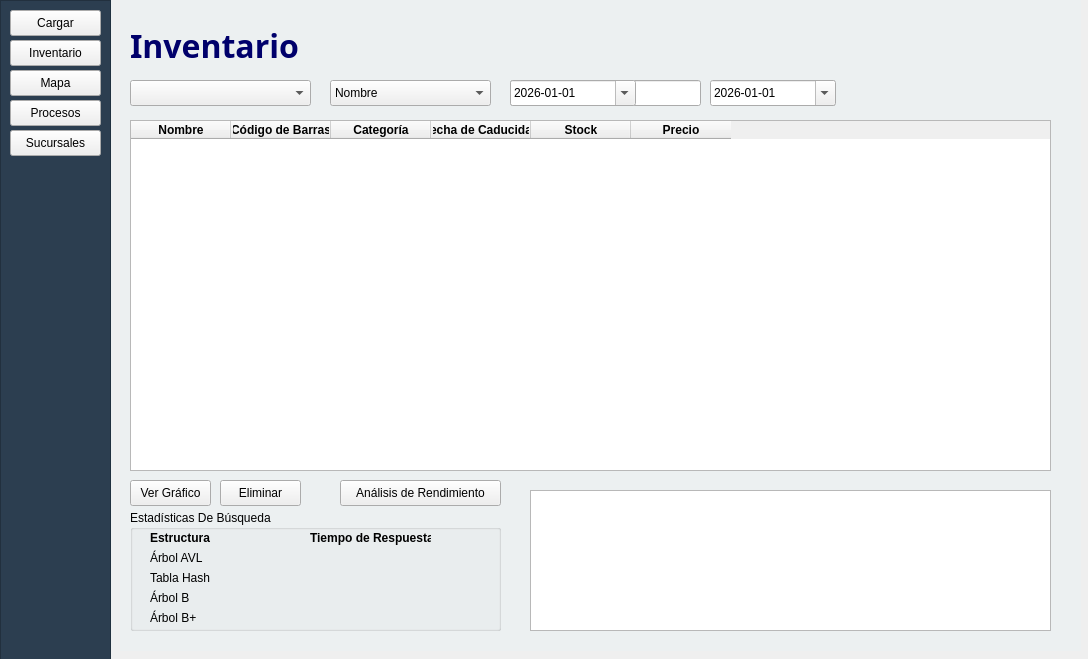
<?xml version="1.0" encoding="UTF-8"?>
<ui version="4.0">
 <class>MainWindow</class>
 <widget class="QMainWindow" name="MainWindow">
  <property name="geometry">
   <rect>
    <x>0</x>
    <y>0</y>
    <width>1088</width>
    <height>659</height>
   </rect>
  </property>
  <property name="windowTitle">
   <string>MainWindow</string>
  </property>
  <property name="styleSheet">
   <string notr="true">/* Panel lateral oscuro */
QFrame#frame {
    background-color: #2c3e50;
    border-right: 1px solid #1a252f;
}

QPushButton:hover {
    background-color: #34495e;
}

/* El área principal */
QStackedWidget {
    background-color: #ecf0f1;
}</string>
  </property>
  <widget class="QWidget" name="centralwidget">
   <widget class="QFrame" name="frame">
    <property name="geometry">
     <rect>
      <x>0</x>
      <y>0</y>
      <width>111</width>
      <height>661</height>
     </rect>
    </property>
    <property name="frameShape">
     <enum>QFrame::Shape::StyledPanel</enum>
    </property>
    <property name="frameShadow">
     <enum>QFrame::Shadow::Raised</enum>
    </property>
    <widget class="QPushButton" name="btnCarga">
     <property name="geometry">
      <rect>
       <x>10</x>
       <y>10</y>
       <width>91</width>
       <height>26</height>
      </rect>
     </property>
     <property name="text">
      <string>Cargar</string>
     </property>
    </widget>
    <widget class="QPushButton" name="btnInventario">
     <property name="geometry">
      <rect>
       <x>10</x>
       <y>40</y>
       <width>91</width>
       <height>26</height>
      </rect>
     </property>
     <property name="text">
      <string>Inventario</string>
     </property>
    </widget>
    <widget class="QPushButton" name="btnMapa">
     <property name="geometry">
      <rect>
       <x>10</x>
       <y>70</y>
       <width>91</width>
       <height>26</height>
      </rect>
     </property>
     <property name="text">
      <string>Mapa</string>
     </property>
    </widget>
    <widget class="QPushButton" name="btnSimulacion">
     <property name="geometry">
      <rect>
       <x>10</x>
       <y>100</y>
       <width>91</width>
       <height>26</height>
      </rect>
     </property>
     <property name="text">
      <string>Procesos</string>
     </property>
    </widget>
    <widget class="QPushButton" name="btnSucursales">
     <property name="geometry">
      <rect>
       <x>10</x>
       <y>130</y>
       <width>91</width>
       <height>26</height>
      </rect>
     </property>
     <property name="text">
      <string>Sucursales</string>
     </property>
    </widget>
   </widget>
   <widget class="QStackedWidget" name="stackedWidget">
    <property name="geometry">
     <rect>
      <x>120</x>
      <y>0</y>
      <width>961</width>
      <height>651</height>
     </rect>
    </property>
    <property name="font">
     <font>
      <strikeout>false</strikeout>
      <kerning>true</kerning>
     </font>
    </property>
    <property name="currentIndex">
     <number>2</number>
    </property>
    <widget class="QWidget" name="Simulacion">
     <widget class="QListWidget" name="listWidget_colaIngreso">
      <property name="geometry">
       <rect>
        <x>20</x>
        <y>490</y>
        <width>851</width>
        <height>121</height>
       </rect>
      </property>
     </widget>
     <widget class="QLabel" name="label_21">
      <property name="enabled">
       <bool>false</bool>
      </property>
      <property name="geometry">
       <rect>
        <x>20</x>
        <y>20</y>
        <width>261</width>
        <height>51</height>
       </rect>
      </property>
      <property name="font">
       <font>
        <family>Sitka Banner Semibold</family>
        <pointsize>24</pointsize>
        <italic>false</italic>
        <bold>true</bold>
       </font>
      </property>
      <property name="styleSheet">
       <string notr="true">color : rgb(0, 0, 107)</string>
      </property>
      <property name="text">
       <string>Procesos</string>
      </property>
     </widget>
     <widget class="QListWidget" name="listWidget_colaDespacho">
      <property name="geometry">
       <rect>
        <x>20</x>
        <y>320</y>
        <width>851</width>
        <height>121</height>
       </rect>
      </property>
     </widget>
     <widget class="QListWidget" name="listWidget_colaTraspaso">
      <property name="geometry">
       <rect>
        <x>20</x>
        <y>150</y>
        <width>851</width>
        <height>121</height>
       </rect>
      </property>
     </widget>
     <widget class="QLabel" name="label_22">
      <property name="geometry">
       <rect>
        <x>30</x>
        <y>130</y>
        <width>81</width>
        <height>21</height>
       </rect>
      </property>
      <property name="font">
       <font>
        <pointsize>11</pointsize>
        <italic>true</italic>
        <bold>true</bold>
       </font>
      </property>
      <property name="styleSheet">
       <string notr="true">color: rgb(85, 85, 255);</string>
      </property>
      <property name="text">
       <string>Traspaso:</string>
      </property>
     </widget>
     <widget class="QLabel" name="label_23">
      <property name="geometry">
       <rect>
        <x>30</x>
        <y>300</y>
        <width>81</width>
        <height>21</height>
       </rect>
      </property>
      <property name="font">
       <font>
        <pointsize>11</pointsize>
        <italic>true</italic>
        <bold>true</bold>
       </font>
      </property>
      <property name="styleSheet">
       <string notr="true">color: rgb(9, 12, 208)</string>
      </property>
      <property name="text">
       <string>Despacho:</string>
      </property>
     </widget>
     <widget class="QLabel" name="label_24">
      <property name="geometry">
       <rect>
        <x>30</x>
        <y>470</y>
        <width>81</width>
        <height>21</height>
       </rect>
      </property>
      <property name="font">
       <font>
        <pointsize>11</pointsize>
        <italic>true</italic>
        <bold>true</bold>
       </font>
      </property>
      <property name="styleSheet">
       <string notr="true">color: rgb(0, 0, 182);</string>
      </property>
      <property name="text">
       <string>Ingreso:</string>
      </property>
     </widget>
     <widget class="QComboBox" name="comboSucursalesProcesos">
      <property name="geometry">
       <rect>
        <x>330</x>
        <y>80</y>
        <width>151</width>
        <height>26</height>
       </rect>
      </property>
      <item>
       <property name="text">
        <string>Ver Todo</string>
       </property>
      </item>
     </widget>
     <widget class="QLabel" name="label_25">
      <property name="geometry">
       <rect>
        <x>260</x>
        <y>80</y>
        <width>81</width>
        <height>21</height>
       </rect>
      </property>
      <property name="font">
       <font>
        <pointsize>11</pointsize>
        <italic>false</italic>
        <bold>true</bold>
       </font>
      </property>
      <property name="styleSheet">
       <string notr="true"/>
      </property>
      <property name="text">
       <string>Sucursal:</string>
      </property>
     </widget>
    </widget>
    <widget class="QWidget" name="Sucursales">
     <widget class="QTableWidget" name="tableSucursales">
      <property name="geometry">
       <rect>
        <x>10</x>
        <y>90</y>
        <width>921</width>
        <height>381</height>
       </rect>
      </property>
      <column>
       <property name="text">
        <string>ID</string>
       </property>
      </column>
      <column>
       <property name="text">
        <string>Nombre</string>
       </property>
      </column>
      <column>
       <property name="text">
        <string>Ubicacion</string>
       </property>
      </column>
      <column>
       <property name="text">
        <string>Tiempo de Ingreso</string>
       </property>
      </column>
      <column>
       <property name="text">
        <string>Tiempo de Despacho</string>
       </property>
      </column>
      <column>
       <property name="text">
        <string>Tiempo de Traspaso</string>
       </property>
      </column>
     </widget>
     <widget class="QLabel" name="label_14">
      <property name="enabled">
       <bool>false</bool>
      </property>
      <property name="geometry">
       <rect>
        <x>10</x>
        <y>10</y>
        <width>261</width>
        <height>51</height>
       </rect>
      </property>
      <property name="font">
       <font>
        <family>Sitka Banner Semibold</family>
        <pointsize>24</pointsize>
        <italic>false</italic>
        <bold>true</bold>
       </font>
      </property>
      <property name="styleSheet">
       <string notr="true">color : rgb(0, 0, 107)</string>
      </property>
      <property name="text">
       <string>Sucursales</string>
      </property>
     </widget>
     <widget class="QPushButton" name="btnCrearSucursal">
      <property name="geometry">
       <rect>
        <x>570</x>
        <y>480</y>
        <width>111</width>
        <height>31</height>
       </rect>
      </property>
      <property name="text">
       <string>Crear Sucursal</string>
      </property>
     </widget>
     <widget class="QPushButton" name="btnEliminarSucursal">
      <property name="geometry">
       <rect>
        <x>810</x>
        <y>480</y>
        <width>111</width>
        <height>31</height>
       </rect>
      </property>
      <property name="text">
       <string>Eliminar Sucursal</string>
      </property>
     </widget>
     <widget class="QPushButton" name="btnActualizarSucursal">
      <property name="geometry">
       <rect>
        <x>690</x>
        <y>480</y>
        <width>111</width>
        <height>31</height>
       </rect>
      </property>
      <property name="text">
       <string>Editar Sucursal</string>
      </property>
     </widget>
     <widget class="QLineEdit" name="txtNombreSucursal">
      <property name="geometry">
       <rect>
        <x>160</x>
        <y>550</y>
        <width>191</width>
        <height>31</height>
       </rect>
      </property>
     </widget>
     <widget class="QLineEdit" name="txtIdSucursal">
      <property name="geometry">
       <rect>
        <x>160</x>
        <y>510</y>
        <width>191</width>
        <height>31</height>
       </rect>
      </property>
      <property name="placeholderText">
       <string>Numerico Ej. (45 , 4954 , 888)</string>
      </property>
     </widget>
     <widget class="QLabel" name="label_15">
      <property name="geometry">
       <rect>
        <x>20</x>
        <y>520</y>
        <width>151</width>
        <height>16</height>
       </rect>
      </property>
      <property name="text">
       <string>ID Sucursal:</string>
      </property>
     </widget>
     <widget class="QLabel" name="label_16">
      <property name="geometry">
       <rect>
        <x>20</x>
        <y>560</y>
        <width>151</width>
        <height>16</height>
       </rect>
      </property>
      <property name="text">
       <string>Nombre de la Sucursal:</string>
      </property>
     </widget>
     <widget class="QSpinBox" name="spinIngreso">
      <property name="geometry">
       <rect>
        <x>480</x>
        <y>510</y>
        <width>78</width>
        <height>26</height>
       </rect>
      </property>
     </widget>
     <widget class="QSpinBox" name="spinDespacho">
      <property name="geometry">
       <rect>
        <x>480</x>
        <y>540</y>
        <width>78</width>
        <height>26</height>
       </rect>
      </property>
     </widget>
     <widget class="QSpinBox" name="spinTraspaso">
      <property name="geometry">
       <rect>
        <x>480</x>
        <y>570</y>
        <width>78</width>
        <height>26</height>
       </rect>
      </property>
     </widget>
     <widget class="QLabel" name="label_17">
      <property name="geometry">
       <rect>
        <x>360</x>
        <y>520</y>
        <width>121</width>
        <height>16</height>
       </rect>
      </property>
      <property name="text">
       <string>Tiempo de Ingreso:</string>
      </property>
     </widget>
     <widget class="QLabel" name="label_18">
      <property name="geometry">
       <rect>
        <x>360</x>
        <y>550</y>
        <width>121</width>
        <height>16</height>
       </rect>
      </property>
      <property name="text">
       <string>Tiempo de Despacho:</string>
      </property>
     </widget>
     <widget class="QLabel" name="label_19">
      <property name="geometry">
       <rect>
        <x>360</x>
        <y>580</y>
        <width>121</width>
        <height>16</height>
       </rect>
      </property>
      <property name="text">
       <string>Tiempo de Traspaso:</string>
      </property>
     </widget>
     <widget class="QPushButton" name="btnConfirmarSucursal">
      <property name="geometry">
       <rect>
        <x>390</x>
        <y>610</y>
        <width>171</width>
        <height>31</height>
       </rect>
      </property>
      <property name="text">
       <string>Confirmar Nueva Sucursal</string>
      </property>
     </widget>
     <widget class="QLabel" name="label_20">
      <property name="geometry">
       <rect>
        <x>20</x>
        <y>600</y>
        <width>151</width>
        <height>16</height>
       </rect>
      </property>
      <property name="text">
       <string>Ubicación de la Sucursal:</string>
      </property>
     </widget>
     <widget class="QLineEdit" name="txtUbicacionSucursal">
      <property name="geometry">
       <rect>
        <x>160</x>
        <y>590</y>
        <width>191</width>
        <height>31</height>
       </rect>
      </property>
     </widget>
     <widget class="QPushButton" name="btnGestionarRutas">
      <property name="geometry">
       <rect>
        <x>680</x>
        <y>520</y>
        <width>131</width>
        <height>31</height>
       </rect>
      </property>
      <property name="text">
       <string>Gestionar Conexiones</string>
      </property>
     </widget>
    </widget>
    <widget class="QWidget" name="Inventario">
     <widget class="QLineEdit" name="txtBuscador">
      <property name="enabled">
       <bool>true</bool>
      </property>
      <property name="geometry">
       <rect>
        <x>390</x>
        <y>80</y>
        <width>191</width>
        <height>26</height>
       </rect>
      </property>
     </widget>
     <widget class="QTableWidget" name="tableProductos">
      <property name="geometry">
       <rect>
        <x>10</x>
        <y>120</y>
        <width>921</width>
        <height>351</height>
       </rect>
      </property>
      <property name="autoFillBackground">
       <bool>true</bool>
      </property>
      <attribute name="verticalHeaderDefaultSectionSize">
       <number>50</number>
      </attribute>
      <column>
       <property name="text">
        <string>Nombre</string>
       </property>
       <property name="font">
        <font>
         <bold>true</bold>
         <stylestrategy>PreferDefault</stylestrategy>
         <hintingpreference>PreferDefaultHinting</hintingpreference>
        </font>
       </property>
      </column>
      <column>
       <property name="text">
        <string>Código de Barras</string>
       </property>
       <property name="font">
        <font>
         <bold>true</bold>
         <hintingpreference>PreferDefaultHinting</hintingpreference>
        </font>
       </property>
      </column>
      <column>
       <property name="text">
        <string>Categoría</string>
       </property>
       <property name="font">
        <font>
         <bold>true</bold>
        </font>
       </property>
      </column>
      <column>
       <property name="text">
        <string>Fecha de Caducidad</string>
       </property>
       <property name="font">
        <font>
         <bold>true</bold>
        </font>
       </property>
      </column>
      <column>
       <property name="text">
        <string>Stock</string>
       </property>
       <property name="font">
        <font>
         <bold>true</bold>
        </font>
       </property>
      </column>
      <column>
       <property name="text">
        <string>Precio</string>
       </property>
       <property name="font">
        <font>
         <bold>true</bold>
        </font>
       </property>
      </column>
     </widget>
     <widget class="QComboBox" name="comboBuscarPor">
      <property name="geometry">
       <rect>
        <x>210</x>
        <y>80</y>
        <width>161</width>
        <height>26</height>
       </rect>
      </property>
      <item>
       <property name="text">
        <string>Nombre</string>
       </property>
      </item>
      <item>
       <property name="text">
        <string>Código de Barras</string>
       </property>
      </item>
      <item>
       <property name="text">
        <string>Categoría</string>
       </property>
      </item>
      <item>
       <property name="text">
        <string>Fecha de Caducidad</string>
       </property>
      </item>
     </widget>
     <widget class="QPushButton" name="btnVerGrafico">
      <property name="geometry">
       <rect>
        <x>10</x>
        <y>480</y>
        <width>81</width>
        <height>26</height>
       </rect>
      </property>
      <property name="text">
       <string>Ver Gráfico</string>
      </property>
     </widget>
     <widget class="QPushButton" name="btnEliminar">
      <property name="geometry">
       <rect>
        <x>100</x>
        <y>480</y>
        <width>81</width>
        <height>26</height>
       </rect>
      </property>
      <property name="text">
       <string>Eliminar</string>
      </property>
     </widget>
     <widget class="QGroupBox" name="estadisticasBusqueda">
      <property name="geometry">
       <rect>
        <x>10</x>
        <y>510</y>
        <width>371</width>
        <height>121</height>
       </rect>
      </property>
      <property name="title">
       <string>Estadísticas De Búsqueda</string>
      </property>
      <widget class="QLabel" name="label">
       <property name="geometry">
        <rect>
         <x>20</x>
         <y>20</y>
         <width>121</width>
         <height>16</height>
        </rect>
       </property>
       <property name="font">
        <font>
         <bold>true</bold>
        </font>
       </property>
       <property name="text">
        <string>Estructura</string>
       </property>
      </widget>
      <widget class="QLabel" name="label_4">
       <property name="geometry">
        <rect>
         <x>20</x>
         <y>40</y>
         <width>121</width>
         <height>16</height>
        </rect>
       </property>
       <property name="text">
        <string>Árbol AVL</string>
       </property>
      </widget>
      <widget class="QLabel" name="label_5">
       <property name="geometry">
        <rect>
         <x>180</x>
         <y>20</y>
         <width>121</width>
         <height>16</height>
        </rect>
       </property>
       <property name="font">
        <font>
         <bold>true</bold>
        </font>
       </property>
       <property name="text">
        <string>Tiempo de Respuesta</string>
       </property>
      </widget>
      <widget class="QLabel" name="label_6">
       <property name="geometry">
        <rect>
         <x>20</x>
         <y>80</y>
         <width>121</width>
         <height>16</height>
        </rect>
       </property>
       <property name="text">
        <string>Árbol B</string>
       </property>
      </widget>
      <widget class="QLabel" name="label_7">
       <property name="geometry">
        <rect>
         <x>20</x>
         <y>60</y>
         <width>121</width>
         <height>16</height>
        </rect>
       </property>
       <property name="text">
        <string>Tabla Hash</string>
       </property>
      </widget>
      <widget class="QLabel" name="label_8">
       <property name="geometry">
        <rect>
         <x>20</x>
         <y>100</y>
         <width>121</width>
         <height>16</height>
        </rect>
       </property>
       <property name="text">
        <string>Árbol B+</string>
       </property>
      </widget>
      <widget class="QLabel" name="lblTiempoAVL">
       <property name="geometry">
        <rect>
         <x>180</x>
         <y>40</y>
         <width>121</width>
         <height>16</height>
        </rect>
       </property>
       <property name="text">
        <string/>
       </property>
      </widget>
      <widget class="QLabel" name="lblTiempoHash">
       <property name="geometry">
        <rect>
         <x>180</x>
         <y>60</y>
         <width>121</width>
         <height>16</height>
        </rect>
       </property>
       <property name="text">
        <string/>
       </property>
      </widget>
      <widget class="QLabel" name="lblTiempoB">
       <property name="geometry">
        <rect>
         <x>180</x>
         <y>70</y>
         <width>121</width>
         <height>16</height>
        </rect>
       </property>
       <property name="text">
        <string/>
       </property>
      </widget>
      <widget class="QLabel" name="lblTiempoBPlus">
       <property name="geometry">
        <rect>
         <x>180</x>
         <y>100</y>
         <width>121</width>
         <height>16</height>
        </rect>
       </property>
       <property name="text">
        <string/>
       </property>
      </widget>
     </widget>
     <widget class="QComboBox" name="comboSucursales">
      <property name="geometry">
       <rect>
        <x>10</x>
        <y>80</y>
        <width>181</width>
        <height>26</height>
       </rect>
      </property>
     </widget>
     <widget class="QDateEdit" name="fechaFin">
      <property name="enabled">
       <bool>true</bool>
      </property>
      <property name="geometry">
       <rect>
        <x>590</x>
        <y>80</y>
        <width>126</width>
        <height>26</height>
       </rect>
      </property>
      <property name="currentSection">
       <enum>QDateTimeEdit::Section::YearSection</enum>
      </property>
      <property name="displayFormat">
       <string>yyyy-MM-dd</string>
      </property>
      <property name="calendarPopup">
       <bool>true</bool>
      </property>
      <property name="date">
       <date>
        <year>2026</year>
        <month>1</month>
        <day>1</day>
       </date>
      </property>
     </widget>
     <widget class="QDateEdit" name="fechaInicio">
      <property name="enabled">
       <bool>true</bool>
      </property>
      <property name="geometry">
       <rect>
        <x>390</x>
        <y>80</y>
        <width>126</width>
        <height>26</height>
       </rect>
      </property>
      <property name="font">
       <font>
        <kerning>true</kerning>
       </font>
      </property>
      <property name="inputMethodHints">
       <set>Qt::InputMethodHint::ImhPreferNumbers</set>
      </property>
      <property name="frame">
       <bool>true</bool>
      </property>
      <property name="keyboardTracking">
       <bool>true</bool>
      </property>
      <property name="displayFormat">
       <string>yyyy-MM-dd</string>
      </property>
      <property name="calendarPopup">
       <bool>true</bool>
      </property>
      <property name="date">
       <date>
        <year>2026</year>
        <month>1</month>
        <day>1</day>
       </date>
      </property>
     </widget>
     <widget class="QLabel" name="label_11">
      <property name="enabled">
       <bool>false</bool>
      </property>
      <property name="geometry">
       <rect>
        <x>10</x>
        <y>20</y>
        <width>211</width>
        <height>51</height>
       </rect>
      </property>
      <property name="font">
       <font>
        <family>Sitka Banner Semibold</family>
        <pointsize>24</pointsize>
        <italic>false</italic>
        <bold>true</bold>
       </font>
      </property>
      <property name="styleSheet">
       <string notr="true">color : rgb(0, 0, 107)</string>
      </property>
      <property name="text">
       <string>Inventario</string>
      </property>
     </widget>
     <widget class="QTextEdit" name="txtInventario">
      <property name="geometry">
       <rect>
        <x>410</x>
        <y>490</y>
        <width>521</width>
        <height>141</height>
       </rect>
      </property>
     </widget>
     <widget class="QPushButton" name="btnVentanaRendimiento">
      <property name="geometry">
       <rect>
        <x>220</x>
        <y>480</y>
        <width>161</width>
        <height>26</height>
       </rect>
      </property>
      <property name="text">
       <string>Análisis de Rendimiento</string>
      </property>
     </widget>
    </widget>
    <widget class="QWidget" name="Cargar">
     <widget class="QTextEdit" name="txtLogErrores">
      <property name="geometry">
       <rect>
        <x>30</x>
        <y>460</y>
        <width>901</width>
        <height>181</height>
       </rect>
      </property>
      <property name="readOnly">
       <bool>true</bool>
      </property>
     </widget>
     <widget class="QPushButton" name="btnCargarCSV">
      <property name="geometry">
       <rect>
        <x>600</x>
        <y>80</y>
        <width>121</width>
        <height>26</height>
       </rect>
      </property>
      <property name="text">
       <string>Cargar Archivo</string>
      </property>
     </widget>
     <widget class="QPlainTextEdit" name="txtVistaPrevia">
      <property name="geometry">
       <rect>
        <x>30</x>
        <y>110</y>
        <width>901</width>
        <height>331</height>
       </rect>
      </property>
      <property name="readOnly">
       <bool>true</bool>
      </property>
     </widget>
     <widget class="QLabel" name="label_9">
      <property name="enabled">
       <bool>false</bool>
      </property>
      <property name="geometry">
       <rect>
        <x>10</x>
        <y>20</y>
        <width>231</width>
        <height>51</height>
       </rect>
      </property>
      <property name="font">
       <font>
        <family>Sitka Banner Semibold</family>
        <pointsize>24</pointsize>
        <italic>false</italic>
        <bold>true</bold>
       </font>
      </property>
      <property name="styleSheet">
       <string notr="true">color : rgb(0, 0, 107)</string>
      </property>
      <property name="text">
       <string>Carga de Archivos</string>
      </property>
     </widget>
     <widget class="QLabel" name="label_13">
      <property name="geometry">
       <rect>
        <x>30</x>
        <y>90</y>
        <width>531</width>
        <height>16</height>
       </rect>
      </property>
      <property name="text">
       <string>Selecciona tu archivo .CSV para cargar sucursales, conexiones entres sucursales o productos</string>
      </property>
     </widget>
    </widget>
    <widget class="QWidget" name="Mapa">
     <widget class="QGraphicsView" name="graphicsView">
      <property name="geometry">
       <rect>
        <x>20</x>
        <y>70</y>
        <width>911</width>
        <height>321</height>
       </rect>
      </property>
     </widget>
     <widget class="QComboBox" name="comboOrigen">
      <property name="geometry">
       <rect>
        <x>30</x>
        <y>460</y>
        <width>131</width>
        <height>26</height>
       </rect>
      </property>
     </widget>
     <widget class="QComboBox" name="comboDestino">
      <property name="geometry">
       <rect>
        <x>190</x>
        <y>460</y>
        <width>121</width>
        <height>26</height>
       </rect>
      </property>
     </widget>
     <widget class="QRadioButton" name="radioButton_tiempo">
      <property name="geometry">
       <rect>
        <x>330</x>
        <y>480</y>
        <width>121</width>
        <height>24</height>
       </rect>
      </property>
      <property name="text">
       <string>Tiempo Mínimo</string>
      </property>
     </widget>
     <widget class="QRadioButton" name="radioButton_costo">
      <property name="geometry">
       <rect>
        <x>330</x>
        <y>450</y>
        <width>111</width>
        <height>24</height>
       </rect>
      </property>
      <property name="text">
       <string>Costo Mínimo</string>
      </property>
      <property name="checked">
       <bool>true</bool>
      </property>
     </widget>
     <widget class="QPushButton" name="btnCalcularRuta">
      <property name="geometry">
       <rect>
        <x>190</x>
        <y>500</y>
        <width>121</width>
        <height>26</height>
       </rect>
      </property>
      <property name="text">
       <string>Calcular Ruta</string>
      </property>
     </widget>
     <widget class="QLabel" name="label_2">
      <property name="enabled">
       <bool>true</bool>
      </property>
      <property name="geometry">
       <rect>
        <x>30</x>
        <y>430</y>
        <width>121</width>
        <height>16</height>
       </rect>
      </property>
      <property name="font">
       <font>
        <bold>true</bold>
       </font>
      </property>
      <property name="text">
       <string>Sucursal de Origen:</string>
      </property>
     </widget>
     <widget class="QLabel" name="label_3">
      <property name="enabled">
       <bool>true</bool>
      </property>
      <property name="geometry">
       <rect>
        <x>190</x>
        <y>430</y>
        <width>121</width>
        <height>16</height>
       </rect>
      </property>
      <property name="font">
       <font>
        <bold>true</bold>
       </font>
      </property>
      <property name="text">
       <string>Sucursal de Destino:</string>
      </property>
     </widget>
     <widget class="QTextEdit" name="textCalcularRuta">
      <property name="geometry">
       <rect>
        <x>480</x>
        <y>430</y>
        <width>321</width>
        <height>91</height>
       </rect>
      </property>
      <property name="readOnly">
       <bool>true</bool>
      </property>
     </widget>
     <widget class="QPushButton" name="btnRealizarEnvio">
      <property name="geometry">
       <rect>
        <x>810</x>
        <y>490</y>
        <width>121</width>
        <height>26</height>
       </rect>
      </property>
      <property name="text">
       <string>Realizar Envio</string>
      </property>
     </widget>
     <widget class="QTextEdit" name="txtEnvios">
      <property name="geometry">
       <rect>
        <x>30</x>
        <y>540</y>
        <width>901</width>
        <height>101</height>
       </rect>
      </property>
      <property name="readOnly">
       <bool>true</bool>
      </property>
     </widget>
     <widget class="QLabel" name="label_10">
      <property name="enabled">
       <bool>false</bool>
      </property>
      <property name="geometry">
       <rect>
        <x>10</x>
        <y>10</y>
        <width>261</width>
        <height>51</height>
       </rect>
      </property>
      <property name="font">
       <font>
        <family>Sitka Banner Semibold</family>
        <pointsize>24</pointsize>
        <italic>false</italic>
        <bold>true</bold>
       </font>
      </property>
      <property name="styleSheet">
       <string notr="true">color : rgb(0, 0, 107)</string>
      </property>
      <property name="text">
       <string>Mapa de Sucursales</string>
      </property>
     </widget>
     <widget class="QLabel" name="label_12">
      <property name="enabled">
       <bool>true</bool>
      </property>
      <property name="geometry">
       <rect>
        <x>330</x>
        <y>430</y>
        <width>111</width>
        <height>16</height>
       </rect>
      </property>
      <property name="font">
       <font>
        <bold>true</bold>
       </font>
      </property>
      <property name="text">
       <string>Calcular Ruta Por:</string>
      </property>
     </widget>
     <widget class="QSpinBox" name="spinTiempoTraspaso">
      <property name="geometry">
       <rect>
        <x>840</x>
        <y>400</y>
        <width>78</width>
        <height>26</height>
       </rect>
      </property>
     </widget>
    </widget>
   </widget>
  </widget>
 </widget>
 <resources/>
 <connections/>
</ui>
